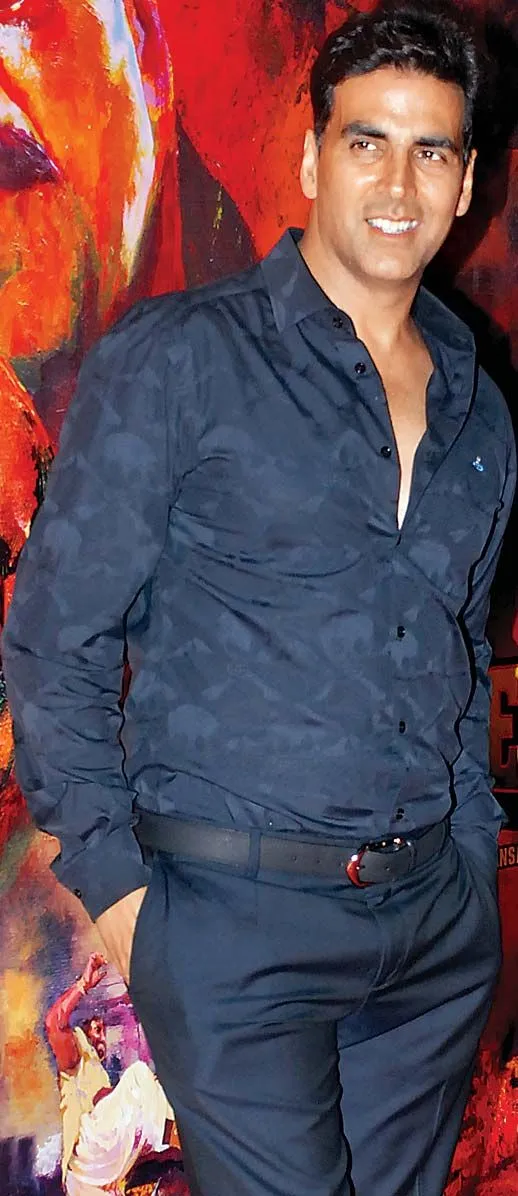
#> input picture Akshay.webp, 518 x 1196 px
$ jupyter execute main.ipynb
#> lines starting #> are read from the running program, lines starting #| are printed output that depends on the picture; after the words box and inside, x2 and y2 are one past the last pixel; in counts of white or black regions, pixels touching at a corner belong together
[cell 1]
import matplotlib.pyplot as plt
import numpy as np
import cv2

#you know wht I mean by this

[cell 2]
img = cv2.imread('Akshay.webp')
#> img is the input picture: shape (1196, 518, 3); mean B, G, R 82.6, 73.5, 98.1

#read the image and the system already know who this guy is

img.shape
#> Out = (1196, 518, 3)
#first 2 values of this threee dimensional array here represents height and width of the image respectively
#and 3rd value is the color channel which is often RGB,BGR and maybe sometimes Grayscale

[cell 3]
face_classifier = cv2.CascadeClassifier(cv2.data.haarcascades + "haarcascade_frontalface_default.xml")
#firing up the classifier from cv library notice the xml file in parameters, it,s just a normal xml file containing the data of the model which was originally trained for.
#It works like a charm for every face on the planet

[cell 4]
face = face_classifier.detectMultiScale(img,scaleFactor=1.1,minNeighbors=5,minSize=(40,40))
#> face = [[305, 77, 185, 185]]
#read the word file for better clarification of this multiscale method and their parameters

[cell 5]
for (x, y, w, h) in face:
    cv2.rectangle(img, (x, y), (x + w, y + h), (0, 0, 255), 4)
#> this loop made 1 pass
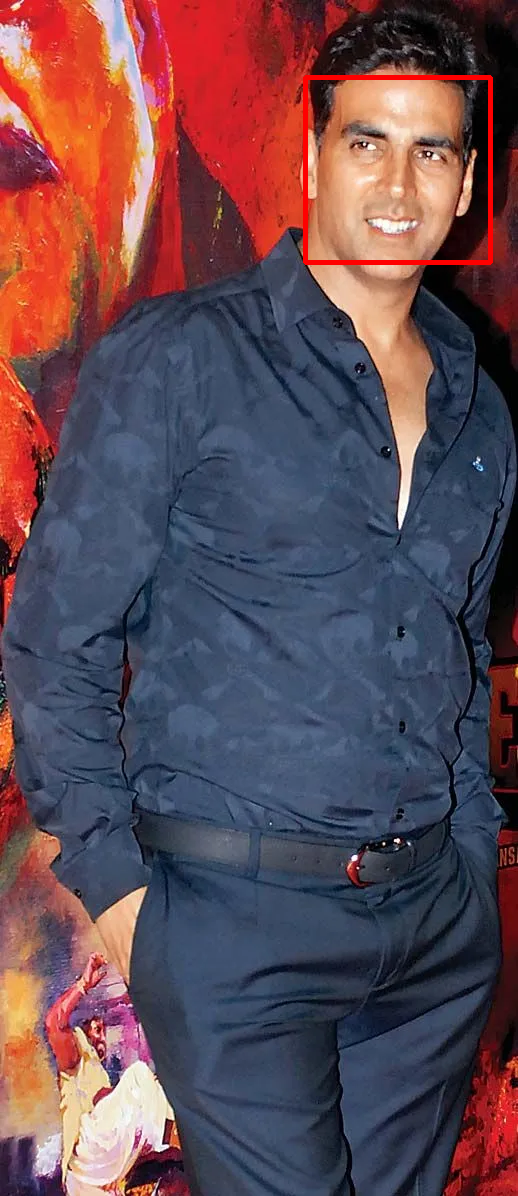
#> img: shape (1196, 518, 3); 0.6% of pixels changed, all inside (x1, y1, x2, y2) = (303, 75, 493, 265)

#the almighty boundry box code finally here
    #img - image 👀
    #x - starting point
    #y - ending point
    #h - height of box
    #w - width of box
    #(,,,) - color code
    #last value is thickness

[cell 6]
img_rgb = cv2.cvtColor(img, cv2.COLOR_BGR2RGB)
plt.figure(figsize=(20,10))
plt.imshow(img_rgb)
plt.axis('off')
